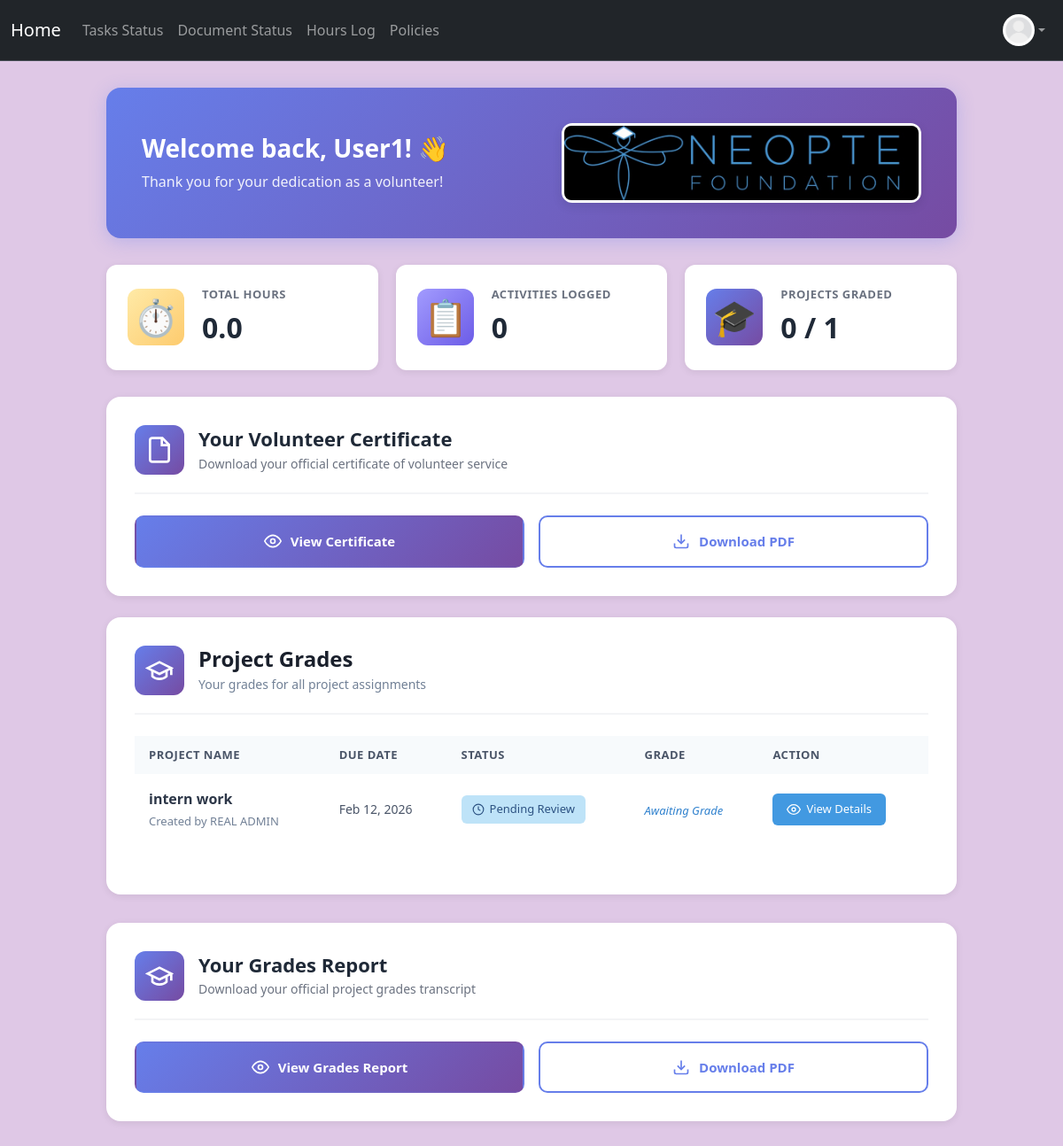
Page /volunteer/dashboard (signed in) on the committed database.
### project/models.py (models this page shows, shortened)
class User(db.Model, UserMixin):
    __tablename__ = 'users'
    id: Mapped[int] = mapped_column(primary_key=True)
    name: Mapped[str] = mapped_column()
    email: Mapped[str] = mapped_column(unique=True)
    address: Mapped[str] = mapped_column(default="None Provided")
    password_hash: Mapped[str] = mapped_column(db.String(128))
    date_created: Mapped[datetime] = mapped_column(DateTime, server_default=func.now())
    total_hours: Mapped[float] = mapped_column(default=0.0)
    picture: Mapped[str] = mapped_column(default="default.jpeg")
    role: Mapped[str] = mapped_column(default="user")  # "user", "volunteer", " intern", "board"
    hours: Mapped[List["Hours"]] = relationship("Hours", back_populates="user", cascade="all, delete-orphan")
    documents: Mapped[List["Document"]] = relationship("Document", back_populates="user", cascade="all, delete-orphan")
    task_assignments: Mapped[List["TaskAssignment"]] = relationship(
        "TaskAssignment",
        back_populates="user",
        cascade="all, delete-orphan"
    )

class TaskAssignment(db.Model):
    __tablename__ = 'task_assignments'
    id: Mapped[int] = mapped_column(primary_key=True)
    task_id: Mapped[int] = mapped_column(db.ForeignKey('tasks.id'), name="fk_taskassign_task_id")
    user_id: Mapped[int] = mapped_column(db.ForeignKey('users.id'), name="fk_taskassign_user_id")
    due_date: Mapped[datetime] = mapped_column(DateTime, nullable=False)
    status: Mapped[str] = mapped_column(default="pending")
    upload: Mapped[bool] = mapped_column(default=False)
    filename: Mapped[str] = mapped_column(nullable=True)
    score: Mapped[float] = mapped_column(nullable=True)
    comments: Mapped[str] = mapped_column(default="")
    task: Mapped["Task"] = relationship("Task", back_populates="assignments")
    user: Mapped["User"] = relationship("User", back_populates="task_assignments")

class Task(db.Model):
    __tablename__ = 'tasks'
    id = db.Column(db.Integer, primary_key=True)
    title = db.Column(db.String(200), nullable=False)
    description = db.Column(db.Text, nullable=False)
    classification = db.Column(db.String(50), nullable=False)  # 'project' or 'reminder'
    assigned_role = db.Column(db.String(50), nullable=False)   # 'intern', 'volunteer', 'board', 'specific'
    created_by = db.Column(db.Integer, db.ForeignKey('users.id'), nullable=False)
    created_at = db.Column(db.DateTime, default=datetime.utcnow)
    is_recurring = db.Column(db.Boolean, default=False)  # Whether this is a recurring reminder
    recurrence_frequency = db.Column(db.String(50), nullable=True)  # 'daily', 'weekly', 'biweekly', 'monthly'
    recurrence_end_date = db.Column(db.Date, nullable=True)  # When to stop creating new assignments
    skip_review = db.Column(db.Boolean, default=False)  # If True, reminder goes straight to 'graded' when completed
    created_by_user = db.relationship('User', foreign_keys=[created_by], backref='created_tasks', lazy=True)
    assignments: Mapped[List["TaskAssignment"]] = relationship(
        "TaskAssignment",
        back_populates="task",
        cascade="all, delete-orphan"
    )

### app.py (the view)
@app.route("/volunteer/dashboard")
@login_required
@permission_required('volunteer')
def volunteer_dashboard():
    return render_template("volunteer_home.html")

### project/templates/volunteer_home.html (shortened to what this page needs)
{% extends "base.html" %}
{% block extra_head %}
    <link rel="stylesheet" href="{{ url_for('static', filename='css/volunteerhome.css') }}">
{% endblock %}
{% block content %}
<div class="volunteer-dashboard">
  {% if current_user.is_authenticated %}
  <div class="welcome-banner">
    <div class="welcome-content">
      <h1>Welcome back, {{ current_user.name }}! 👋</h1>
      <p>Thank you for your dedication as a volunteer!</p>
    </div>
    <div class="logo-badge">
      <img src="{{ url_for('static', filename = 'neopte logo.jpeg') }}" alt="Neopte">
    </div>
  </div>
  {% endif %}
  <div class="stats-section">
    <div class="stat-card">
      <div class="stat-icon hours">⏱️</div>
      <div class="stat-info">
        <p class="stat-label">Total Hours</p>
        <p class="stat-value">{{ current_user.total_hours }}</p>
      </div>
    </div>
    {% set hours_count = current_user.hours|length %}
    <div class="stat-card">
      <div class="stat-icon activities">📋</div>
      <div class="stat-info">
        <p class="stat-label">Activities Logged</p>
        <p class="stat-value">{{ hours_count }}</p>
      </div>
    </div>
    {% set project_assignments = current_user.task_assignments|selectattr('task.classification', 'equalto', 'project')|list %}
    {% set graded_projects = project_assignments|selectattr('status', 'equalto', 'graded')|list %}
    <div class="stat-card">
      <div class="stat-icon grades">🎓</div>
      <div class="stat-info">
        <p class="stat-label">Projects Graded</p>
        <p class="stat-value">{{ graded_projects|length }} / {{ project_assignments|length }}</p>
      </div>
    </div>
  </div>
  <div class="certificate-section">
    <div class="section-header">
      <div class="header-icon">
        <svg xmlns="http://www.w3.org/2000/svg" width="32" height="32" viewBox="0 0 24 24" fill="none" stroke="currentColor" stroke-width="2">
          <path d="M14.5 2H6a2 2 0 0 0-2 2v16a2 2 0 0 0 2 2h12a2 2 0 0 0 2-2V7.5L14.5 2z"></path>
          <polyline points="14 2 14 8 20 8"></polyline>
        </svg>
      </div>
      <div>
        <h2>Your Volunteer Certificate</h2>
        <p>Download your official certificate of volunteer service</p>
      </div>
    </div>
    <div class="certificate-actions">
      <a href="{{ url_for('view_certificate') }}" target="_blank" class="action-btn btn-view">
        <svg xmlns="http://www.w3.org/2000/svg" width="20" height="20" viewBox="0 0 24 24" fill="none" stroke="currentColor" stroke-width="2">
          <path d="M1 12s4-8 11-8 11 8 11 8-4 8-11 8-11-8-11-8z"></path>
          <circle cx="12" cy="12" r="3"></circle>
        </svg>
        View Certificate
      </a>
      <a href="{{ url_for('download_certificate') }}" class="action-btn btn-download">
        <svg xmlns="http://www.w3.org/2000/svg" width="20" height="20" viewBox="0 0 24 24" fill="none" stroke="currentColor" stroke-width="2">
          <path d="M21 15v4a2 2 0 0 1-2 2H5a2 2 0 0 1-2-2v-4"></path>
          <polyline points="7 10 12 15 17 10"></polyline>
          <line x1="12" y1="15" x2="12" y2="3"></line>
        </svg>
        Download PDF
      </a>
    </div>
  </div>
  <br>
  {% if project_assignments %}
  <div class="grades-section">
    <div class="section-header">
      <div class="header-icon">
        <svg xmlns="http://www.w3.org/2000/svg" width="32" height="32" viewBox="0 0 24 24" fill="none" stroke="currentColor" stroke-width="2">
          <path d="M22 10v6M2 10l10-5 10 5-10 5z"></path>
          <path d="M6 12v5c3 3 9 3 12 0v-5"></path>
        </svg>
      </div>
      <div>
        <h2>Project Grades</h2>
        <p>Your grades for all project assignments</p>
      </div>
    </div>
    <div class="grades-table-container">
      <table class="grades-table">
        <thead>
          <tr>
            <th>Project Name</th>
            <th>Due Date</th>
            <th>Status</th>
            <th>Grade</th>
            <th>Action</th>
          </tr>
        </thead>
        <tbody>
          {% for assignment in project_assignments|sort(attribute='due_date', reverse=True) %}
          <tr class="grade-row {% if assignment.status == 'graded' %}graded{% elif assignment.status == 'done' %}pending{% else %}not-submitted{% endif %}">
            <td class="project-name">
              <div class="project-title">{{ assignment.task.title }}</div>
              <div class="project-meta">
                {% if assignment.task.created_by_user %}
                  Created by {{ assignment.task.created_by_user.name }}
                {% endif %}
              </div>
            </td>
            <td class="due-date">
              {{ assignment.due_date.strftime('%b %d, %Y') }}
            </td>
            <td class="status">
              {% if assignment.status == 'graded' %}
                <span class="status-badge status-graded">
                  <svg xmlns="http://www.w3.org/2000/svg" width="14" height="14" viewBox="0 0 24 24" fill="none" stroke="currentColor" stroke-width="2">
                    <polyline points="20 6 9 17 4 12"></polyline>
                  </svg>
                  Graded
                </span>
              {% elif assignment.status == 'done' %}
                <span class="status-badge status-pending">
                  <svg xmlns="http://www.w3.org/2000/svg" width="14" height="14" viewBox="0 0 24 24" fill="none" stroke="currentColor" stroke-width="2">
                    <circle cx="12" cy="12" r="10"></circle>
                    <polyline points="12 6 12 12 16 14"></polyline>
                  </svg>
                  Pending Review
                </span>
              {% endif %}
            </td>
            <td class="grade">
              {% if assignment.status == 'graded' and assignment.score is not none %}
                <div class="grade-display">
                  <span class="grade-value">{{ assignment.score }}</span>
                  <span class="grade-total">/100</span>
                </div>
              {% elif assignment.status == 'graded' %}
                <span class="grade-complete">✓ Complete</span>
              {% elif assignment.status == 'done' %}
                <span class="grade-waiting">Awaiting Grade</span>
              {% else %}
                <span class="grade-empty">—</span>
              {% endif %}
            </td>
            <td class="action">
              <a href="{{ url_for('view_task', assignment_id=assignment.id) }}" class="view-btn">
                <svg xmlns="http://www.w3.org/2000/svg" width="16" height="16" viewBox="0 0 24 24" fill="none" stroke="currentColor" stroke-width="2">
                  <path d="M1 12s4-8 11-8 11 8 11 8-4 8-11 8-11-8-11-8z"></path>
                  <circle cx="12" cy="12" r="3"></circle>
                </svg>
                View Details
              </a>
            </td>
          </tr>
          {% endfor %}
        </tbody>
      </table>
    </div>
    {% set completed_with_scores = project_assignments|selectattr('status', 'equalto', 'graded')|selectattr('score', 'ne', None)|list %}
  </div>
  {% endif %}
  {% if project_assignments %}
  <div class="certificate-section">
    <div class="section-header">
      <div class="header-icon" style="background: linear-gradient(135deg, #667eea 0%, #764ba2 100%);">
        <svg xmlns="http://www.w3.org/2000/svg" width="32" height="32" viewBox="0 0 24 24" fill="none" stroke="currentColor" stroke-width="2">
          <path d="M22 10v6M2 10l10-5 10 5-10 5z"></path>
          <path d="M6 12v5c3 3 9 3 12 0v-5"></path>
        </svg>
      </div>
      <div>
        <h2>Your Grades Report</h2>
        <p>Download your official project grades transcript</p>
      </div>
    </div>
    <div class="certificate-actions">
      <a href="{{ url_for('view_grades_report') }}" target="_blank" class="action-btn btn-view">
        <svg xmlns="http://www.w3.org/2000/svg" width="20" height="20" viewBox="0 0 24 24" fill="none" stroke="currentColor" stroke-width="2">
          <path d="M1 12s4-8 11-8 11 8 11 8-4 8-11 8-11-8-11-8z"></path>
          <circle cx="12" cy="12" r="3"></circle>
        </svg>
        View Grades Report
      </a>
      <a href="{{ url_for('download_grades_report') }}" class="action-btn btn-download">
        <svg xmlns="http://www.w3.org/2000/svg" width="20" height="20" viewBox="0 0 24 24" fill="none" stroke="currentColor" stroke-width="2">
          <path d="M21 15v4a2 2 0 0 1-2 2H5a2 2 0 0 1-2-2v-4"></path>
          <polyline points="7 10 12 15 17 10"></polyline>
          <line x1="12" y1="15" x2="12" y2="3"></line>
        </svg>
        Download PDF
      </a>
    </div>
  </div>
  {% endif %}
</div>
{% endblock %}

### project/templates/base.html (shortened to what this page needs)
<!DOCTYPE html>
<html>
  <head>
    <link href="https://cdn.jsdelivr.net/npm/bootstrap@5.3.8/dist/css/bootstrap.min.css" rel="stylesheet">
    {% block extra_head %}
    {% endblock %}
  </head>
  <body>
    <nav class="navbar navbar-expand bg-dark border-bottom border-body" data-bs-theme="dark">
      <div class="container-fluid d-flex">
        <a class="navbar-brand"
            href="{% if current_user.is_authenticated and current_user.role == 'admin' %}
              {{ url_for('admin_dashboard') }}
            {% elif current_user.is_authenticated and current_user.role == 'board' %}
              {{ url_for('board_dashboard') }}
            {% elif current_user.is_authenticated and current_user.role == 'volunteer' %}
                {{ url_for('volunteer_dashboard') }}
            {% elif current_user.is_authenticated and current_user.role == 'intern' %}
                {{ url_for('intern_dashboard') }}
            {% else %}
              {{ url_for('user_dashboard') }}
          {% endif %}">
          Home
        </a>
        <ul class="navbar-nav mb-2 mb-lg-0 d-flex flex-row">
          {% if current_user.is_authenticated %}
            {% if current_user.role == 'admin' or current_user.role == 'board' %}
              <li class="nav-item">
                <a class="nav-link" href="{{ url_for('user_list') }}">User List</a>
              </li>
              <li class="nav-item">
              <a class="nav-link"
              href="{{ url_for('notification') }}">
                  Updates </a>
              </li>
                <li class="nav-item dropdown">
                  <a class="nav-link dropdown-toggle" href="#" id="taskDropdown" role="button" aria-expanded="false">
                    Task Management
                  </a>
                  <ul class="dropdown-menu" aria-labelledby="taskDropdown">
                    <li>
                      <a class="dropdown-item" href="{{ url_for('create_task') }}">Create Task</a>
                    </li>
                    <li>
                      <a class="dropdown-item" href="{{ url_for('task_status') }}">Tasks Status</a>
                    </li>
                  </ul>
                </li>
                <style>
                  .nav-item.dropdown:hover .dropdown-menu {
                    display: block;
                  }
                </style>
            {% else %}
                <li class="nav-item">
                  <a class="nav-link" href="{{ url_for('my_tasks') }}">Tasks Status</a>
                </li>
            {% endif %}
            <li class="nav-item">
              <a class="nav-link" href="{{ url_for('document_status') }}">Document Status</a>
            </li>
            <li class="nav-item">
              <a class="nav-link"
              href="{{ url_for('hours_log') }}">
                  Hours Log </a>
            </li>
            <li class="nav-item">
              <a class="nav-link"
              href="{{ url_for('policies') }}">
                  Policies </a>
            </li>
          {% endif %}
        </ul>
        {% if current_user.is_authenticated %}
        <ul class="navbar-nav ms-auto mb-2 mb-lg-0">
          <li class="nav-item dropdown">
            <a class="nav-link d-flex align-items-center dropdown-toggle" href="#" id="profileDropdown" role="button" aria-expanded="false">
              <img src="{{ url_for('static', filename='profile_pics/' ~ current_user.picture ) }}" alt="Profile" style="height:36px;width:36px;border-radius:50%;">
            </a>
          </li>
        </ul>
        {% endif %}
      </div>
    </nav>
    {% block content %}
    {% endblock %}
  </body>
</html>

### rows in the picture
User: picture (placeholder picture), name "User1", total_hours "0.0"
TaskAssignment: task "intern work", task.created_by_user.name "REAL ADMIN", due_date "Feb 12, 2026", status "done" (drawn)

### other values in the picture
{{ hours_count }} "0"
{{ graded_projects|length }} "0"
{{ project_assignments|length }} "1"
